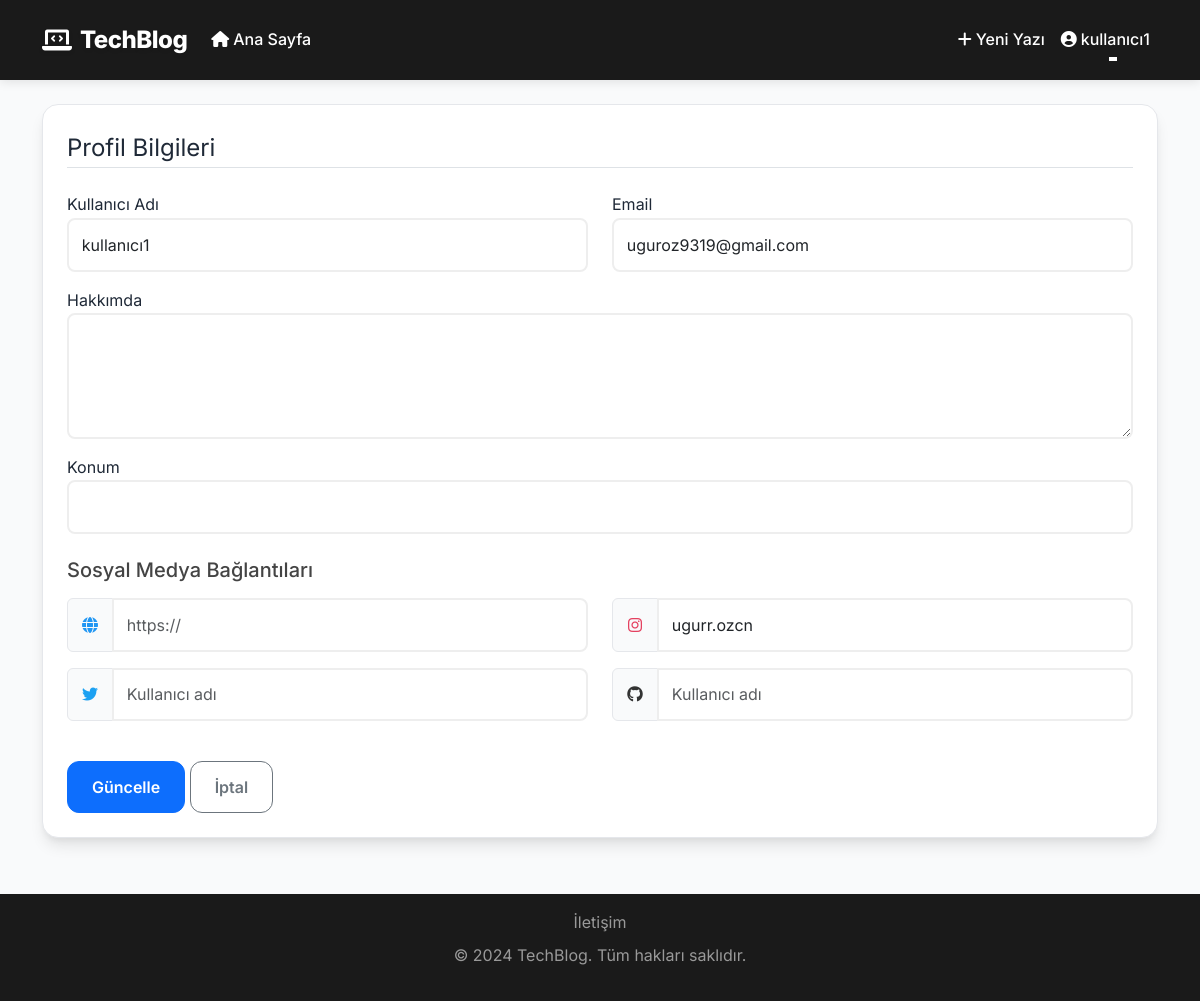
/profile/edit (signed in), run on the app's committed database.
### blog/models.py (models this page shows, shortened)
class User(db.Model, UserMixin):
    id = db.Column(db.Integer, primary_key=True)
    username = db.Column(db.String(20), unique=True, nullable=False)
    email = db.Column(db.String(120), unique=True, nullable=False)
    password = db.Column(db.String(60), nullable=False)
    is_admin = db.Column(db.Boolean, default=False)
    bio = db.Column(db.Text, nullable=True)
    location = db.Column(db.String(100), nullable=True)
    website = db.Column(db.String(100), nullable=True)
    twitter = db.Column(db.String(100), nullable=True)
    instagram = db.Column(db.String(100), nullable=True)
    github = db.Column(db.String(100), nullable=True)
    join_date = db.Column(db.DateTime, nullable=False, default=datetime.utcnow)
    posts = db.relationship('Post', backref='author', lazy=True)
    likes = db.relationship('PostLike', backref='user', lazy=True)
    comments = db.relationship('Comment', backref='author', lazy=True)

### blog/users.py (the view)
@users.route("/profile/edit", methods=['GET', 'POST'])
@login_required
def edit_profile():
    form = UpdateProfileForm()
    if form.validate_on_submit():
        current_user.username = form.username.data
        current_user.email = form.email.data
        current_user.bio = form.bio.data
        current_user.location = form.location.data
        current_user.website = form.website.data
        current_user.twitter = form.twitter.data
        current_user.instagram = form.instagram.data
        current_user.github = form.github.data
        db.session.commit()
        flash('Profiliniz başarıyla güncellendi!', 'success')
        return redirect(url_for('users.profile', username=current_user.username))
    elif request.method == 'GET':
        form.username.data = current_user.username
        form.email.data = current_user.email
        form.bio.data = current_user.bio
        form.location.data = current_user.location
        form.website.data = current_user.website
        form.twitter.data = current_user.twitter
        form.instagram.data = current_user.instagram
        form.github.data = current_user.github
    return render_template('edit_profile.html', title='Profili Düzenle', form=form)

### blog/forms.py (shortened to what this page needs)
class UpdateProfileForm(FlaskForm):
    username = StringField('Kullanıcı Adı',
                         validators=[DataRequired(), Length(min=2, max=20)])
    email = StringField('Email',
                       validators=[DataRequired(), Email()])
    bio = TextAreaField('Hakkımda')
    location = StringField('Konum')
    website = StringField('Website', validators=[Optional(), URL()])
    twitter = StringField('Twitter')
    instagram = StringField('Instagram')
    github = StringField('GitHub')
    submit = SubmitField('Güncelle')

### blog/models.py (called while the page is built)
@login_manager.user_loader
def load_user(user_id):
    return User.query.get(int(user_id))

### blog/templates/edit_profile.html (shortened to what this page needs)
{% extends "layout.html" %}
{% block content %}
<div class="content-section">
    <form method="POST" action="">
        <fieldset class="form-group">
            <legend class="border-bottom mb-4">Profil Bilgileri</legend>
            <div class="row">
                <div class="col-md-6">
                    <div class="form-group mb-3">
                        {{ form.username.label(class="form-control-label") }}
                        {% if form.username.errors %}
                            {{ form.username(class="form-control is-invalid") }}
                            <div class="invalid-feedback">
                                {% for error in form.username.errors %}
                                    <span>{{ error }}</span>
                                {% endfor %}
                            </div>
                        {% else %}
                            {{ form.username(class="form-control") }}
                        {% endif %}
                    </div>
                </div>
                <div class="col-md-6">
                    <div class="form-group mb-3">
                        {{ form.email.label(class="form-control-label") }}
                        {% if form.email.errors %}
                            {{ form.email(class="form-control is-invalid") }}
                            <div class="invalid-feedback">
                                {% for error in form.email.errors %}
                                    <span>{{ error }}</span>
                                {% endfor %}
                            </div>
                        {% else %}
                            {{ form.email(class="form-control") }}
                        {% endif %}
                    </div>
                </div>
            </div>
            <div class="form-group mb-3">
                {{ form.bio.label(class="form-control-label") }}
                {{ form.bio(class="form-control", rows="4") }}
            </div>
            <div class="form-group mb-3">
                {{ form.location.label(class="form-control-label") }}
                {{ form.location(class="form-control") }}
            </div>
            <h5 class="mt-4 mb-3">Sosyal Medya Bağlantıları</h5>
            <div class="row">
                <div class="col-md-6">
                    <div class="form-group mb-3">
                        <div class="input-group">
                            <span class="input-group-text"><i class="fas fa-globe"></i></span>
                            {{ form.website(class="form-control", placeholder="https://") }}
                        </div>
                    </div>
                    <div class="form-group mb-3">
                        <div class="input-group">
                            <span class="input-group-text"><i class="fab fa-twitter"></i></span>
                            {{ form.twitter(class="form-control", placeholder="Kullanıcı adı") }}
                        </div>
                    </div>
                </div>
                <div class="col-md-6">
                    <div class="form-group mb-3">
                        <div class="input-group">
                            <span class="input-group-text"><i class="fab fa-instagram"></i></span>
                            {{ form.instagram(class="form-control", placeholder="Kullanıcı adı") }}
                        </div>
                    </div>
                    <div class="form-group mb-3">
                        <div class="input-group">
                            <span class="input-group-text"><i class="fab fa-github"></i></span>
                            {{ form.github(class="form-control", placeholder="Kullanıcı adı") }}
                        </div>
                    </div>
                </div>
            </div>
        </fieldset>
        <div class="form-group mt-4">
            {{ form.submit(class="btn btn-primary") }}
            <a class="btn btn-outline-secondary" href="{{ url_for('users.profile', username=current_user.username) }}">İptal</a>
        </div>
    </form>
</div>
{% endblock content %}

### blog/templates/layout.html (shortened to what this page needs)
<!DOCTYPE html>
<html lang="tr">
<head>
    <link rel="stylesheet" href="https://cdnjs.cloudflare.com/ajax/libs/font-awesome/6.0.0/css/all.min.css">
    <link href="https://cdn.jsdelivr.net/npm/bootstrap@5.3.0/dist/css/bootstrap.min.css" rel="stylesheet">
    <link href="https://cdn.quilljs.com/1.3.6/quill.snow.css" rel="stylesheet">
    <link rel="stylesheet" type="text/css" href="{{ url_for('static', filename='css/main.css') }}">
</head>
<body>
    <header class="site-header">
        <nav class="navbar navbar-expand-md navbar-dark fixed-top">
            <div class="container">
                <a class="navbar-brand d-flex align-items-center" href="{{ url_for('main.home') }}">
                    <i class="fas fa-laptop-code me-2"></i>
                    <span class="brand-text">TechBlog</span>
                </a>
                <div class="collapse navbar-collapse" id="navbarNav">
                    <ul class="navbar-nav me-auto">
                        <li class="nav-item">
                            <a class="nav-link" href="{{ url_for('main.home') }}">
                                <i class="fas fa-home me-1"></i>Ana Sayfa
                            </a>
                        </li>
                    </ul>
                    <ul class="navbar-nav">
                        {% if current_user.is_authenticated %}
                            <li class="nav-item">
                                <a class="nav-link" href="{{ url_for('main.new_post') }}">
                                    <i class="fas fa-plus me-1"></i>Yeni Yazı
                                </a>
                            </li>
                            <li class="nav-item dropdown">
                                <a class="nav-link dropdown-toggle" href="#" id="navbarDropdown" role="button" data-bs-toggle="dropdown">
                                    <i class="fas fa-user-circle me-1"></i>{{ current_user.username }}
                                </a>
                            </li>
                        {% endif %}
                    </ul>
                </div>
            </div>
        </nav>
    </header>
    <main role="main" class="container py-4">
        <div class="row">
            <div class="col-md-12">
                {% block content %}{% endblock %}
            </div>
        </div>
    </main>
    <footer class="footer mt-auto py-3 bg-dark">
        <div class="container text-center">
            <span class="text-muted">
                <a href="{{ url_for('main.contact') }}" class="text-muted text-decoration-none mx-2">İletişim</a>
            </span>
            <p class="text-muted mt-2">© 2024 TechBlog. Tüm hakları saklıdır.</p>
        </div>
    </footer>
</body>
</html>

### blog/static/css/main.css (style rules this page uses)
:root { --primary-color: #6366f1; --primary-hover: #4f46e5; --secondary-color: #ec4899; --text-color: #1f2937; --bg-color: #f9fafb; --card-bg: #ffffff; --border-color: #e5e7eb; --muted-text: #6b7280; --success-color: #10b981; --danger-color: #ef4444; --warning-color: #f59e0b; }
body { background: var(--bg-color); color: var(--text-color); margin-top: 5rem; font-family: 'Inter', sans-serif; line-height: 1.6; }
h1, h2, h3, h4, h5, h6 { color: #444444; }
.bg-dark { background-color: #1a1a1a !important; box-shadow: 0 4px 6px -1px rgba(0, 0, 0, 0.1), 0 2px 4px -1px rgba(0, 0, 0, 0.06); }
.navbar { backdrop-filter: blur(8px); -webkit-backdrop-filter: blur(8px); padding: 1rem 0; }
.navbar-brand { font-size: 1.5rem; font-weight: 700; color: white !important; text-shadow: 0 2px 4px rgba(0, 0, 0, 0.1); transition: all 0.3s ease; }
.brand-text { font-weight: 800; letter-spacing: -0.5px; }
.nav-link { color: rgba(255, 255, 255, 0.9) !important; font-weight: 500; position: relative; padding: 0.5rem 1rem; transition: all 0.3s ease; }
.nav-link::after { content: ''; position: absolute; width: 0; height: 2px; bottom: 0; left: 50%; background-color: #fff; transition: all 0.3s ease; }
.content-section { background: var(--card-bg); padding: 1.5rem; border-radius: 1rem; box-shadow: 0 10px 15px -3px rgba(0, 0, 0, 0.1), 0 4px 6px -2px rgba(0, 0, 0, 0.05); margin-bottom: 2rem; border: 1px solid var(--border-color); transition: all 0.3s ease; }
.form-control { border: 2px solid #eee; border-radius: 8px; padding: 0.8rem; transition: all 0.3s ease; }
.btn { padding: 0.8rem 1.5rem; border-radius: 0.75rem; font-weight: 600; transition: all 0.3s ease; }
.input-group-text { background: var(--bg-color); border: 1px solid var(--border-color); color: var(--text-color); }
.input-group-text i { width: 20px; text-align: center; }
.fa-twitter { color: #1DA1F2; }
.fa-instagram { color: #E4405F; }
.fa-github { color: #333333; }
.fa-globe { color: #2196f3; }
footer { background-color: #1a1a1a !important; color: #ffffff; padding: 2rem 0; margin-top: 3rem; }
footer p, footer .text-muted { color: #999999 !important; }

### blog/templates/layout.html (style rules this page uses)
.navbar { background-color: #1a1a1a !important; box-shadow: 0 2px 10px rgba(0,0,0,0.1); }
.navbar-brand, .nav-link { color: #ffffff !important; }
footer { background-color: #1a1a1a !important; color: #ffffff; padding: 2rem 0; margin-top: 3rem; }
footer a { color: #ffffff !important; text-decoration: none; transition: color 0.2s; }
footer p, footer .text-muted { color: #999999 !important; }

### data on the page
User: username "kullanıcı1", email "uguroz9319@gmail.com", instagram "ugurr.ozcn"
